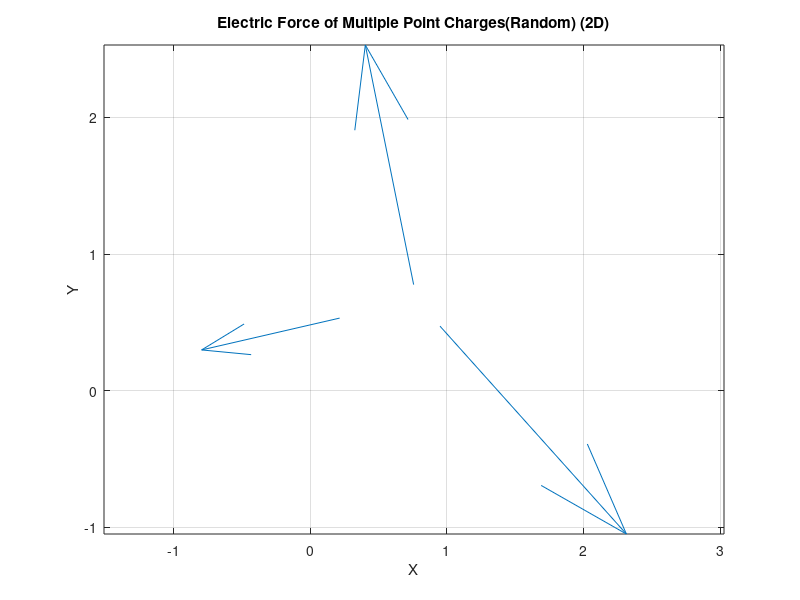

MATLAB code to generate this figure:
epsilon_0 = 8.854187817e-12; 

n = 3;
a = rand(1, n);
b = rand(1, n);
fx = zeros(n);
fy = zeros(n);
x = zeros(n);
y = zeros(n);

for i = 1:n
    q = 1e-9;
    for j = 1:n
        if i == j
        else
        dx = a(i) - a(j);
        dy = b(i) - b(j);
        r = sqrt(dx.^2 + dy.^2);
        x(i)=a(i);
        y(i)=b(i);
        fx(i) = fx(i) + q * (q / (4 * pi * epsilon_0)) * (dx ./ r.^3);
        fy(i) = fy(i) + q * (q / (4 * pi * epsilon_0)) * (dy ./ r.^3);
        end
    end
end


quiver(x,y, fx, fy, AutoScaleFactor=5);
title('Electric Force of Multiple Point Charges(Random) (2D)');
xlabel('X');
ylabel('Y');
axis equal; 
grid on;